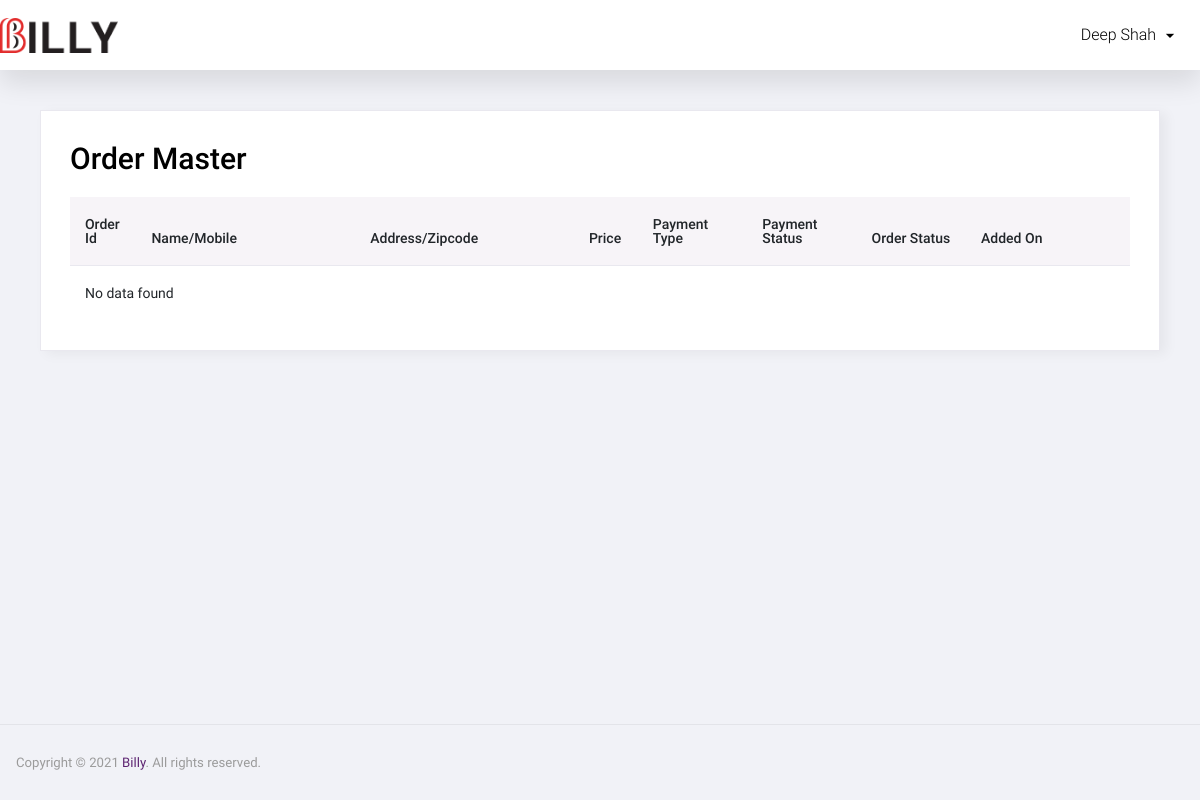
/delivery_boy/index.php (signed in), run on an earlier commit of the app's database.
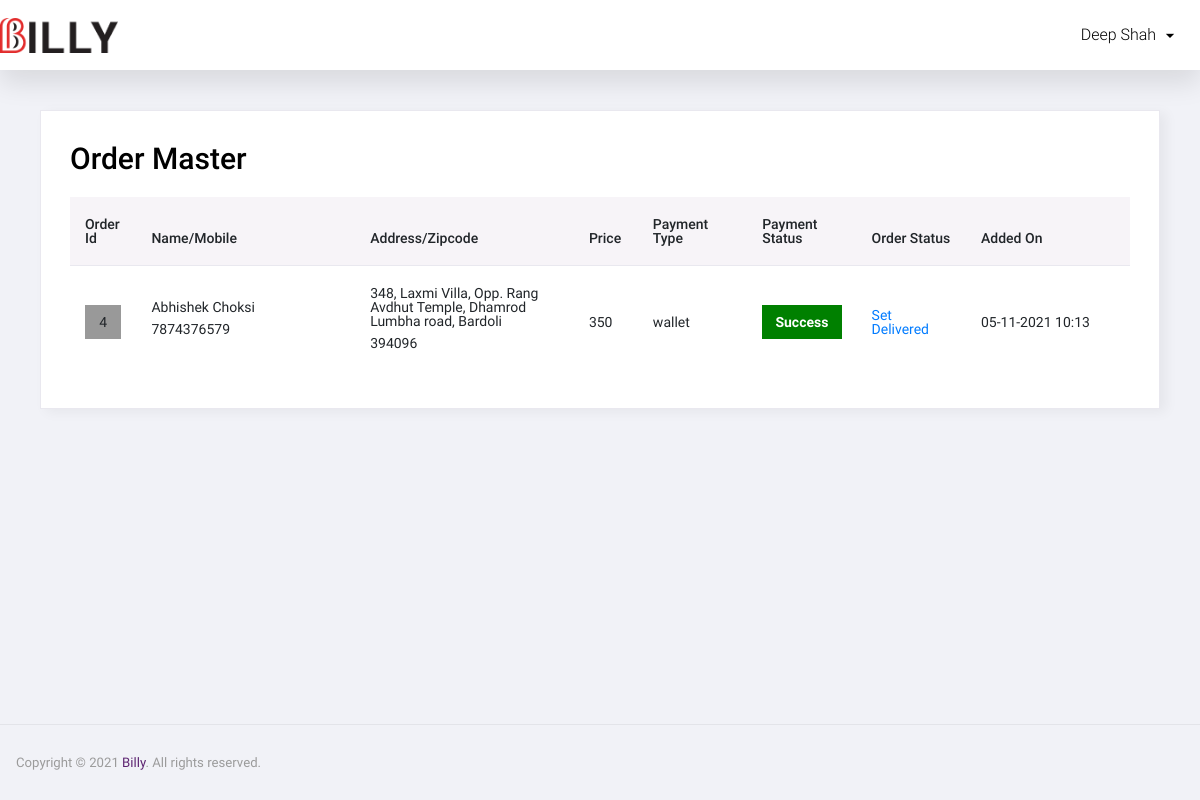
And on a later commit of the database.
### tables this page shows
CREATE TABLE IF NOT EXISTS `order_master` (
  `id` int NOT NULL AUTO_INCREMENT,
  `user_id` int NOT NULL,
  `name` varchar(50) NOT NULL,
  `email` varchar(50) NOT NULL,
  `mobile` varchar(50) NOT NULL,
  `address` text NOT NULL,
  `total_price` float NOT NULL,
  `final_price` float NOT NULL,
  `coupon_code` varchar(20) NOT NULL,
  `zipcode` int NOT NULL,
  `delivery_boy_id` int NOT NULL,
  `payment_status` varchar(20) NOT NULL,
  `payment_type` varchar(10) NOT NULL,
  `payment_id` varchar(100) NOT NULL,
  `order_status` int NOT NULL,
  `cancel_by` enum('user','admin') NOT NULL,
  `cancel_at` datetime NOT NULL,
  `added_on` datetime NOT NULL,
  `delivered_on` datetime NOT NULL,
  `refund_status` int NOT NULL,
  PRIMARY KEY (`id`)
);

### delivery_boy/index.php (the view, shortened to what the changed rows need)
<?php
include('../database.inc.php');
$sql = "select order_master.*,order_status.order_status as order_status_str from order_master,order_status where order_master.order_status=order_status.id and order_master.delivery_boy_id='" . $_SESSION['DELIVERY_BOY_ID'] . "' and order_master.order_status!=4 order by order_master.id desc";
$res = mysqli_query($con, $sql);
?>
<!DOCTYPE html>
<html lang="en">
<head>
   <link rel="stylesheet" href="../admin/assets/css/materialdesignicons.min.css">
   <link rel="stylesheet" href="../admin/assets/css/vendor.bundle.base.css">
   <link rel="stylesheet" href="../admin/assets/css/dataTables.bootstrap4.css">
   <link rel="stylesheet" href="../admin/assets/css/bootstrap-datepicker.min.css">
   <link rel="stylesheet" href="../admin/assets/css/style.css">
<body class="sidebar-light">
   <div class="container-scroller">
      <div class="container-fluid page-body-wrapper">
         <div class="main-panel" style="width:100%;">
            <div class="content-wrapper">
               <div class="card">
                  <div class="card-body">
                     <h1 class="grid_title">Order Master</h1>
                     <div class="row grid_box">
                        <div class="col-12">
                           <div class="table-responsive">
                              <table id="order-listing" class="table">
                                 <thead>
                                    <tr>
                                       <th width="5%">Order Id</th>
                                       <th width="20%">Name/Mobile</th>
                                       <th width="20%">Address/Zipcode</th>
                                       <th width="5%">Price</th>
                                       <th width="10%">Payment Type</th>
                                       <th width="10%">Payment Status</th>
                                       <th width="10%">Order Status</th>
                                       <th width="15%">Added On</th>
                                    </tr>
                                 </thead>
                                 <tbody>
                                    <?php if (mysqli_num_rows($res) > 0) {
                                       while ($row = mysqli_fetch_assoc($res)) {
                                    ?>
                                          <tr>
                                             <td>
                                                <div class="div_order_id">
                                                   <?php echo $row['id'] ?>
                                                </div>
                                             </td>
                                             <td>
                                                <p><?php echo $row['name'] ?></p>
                                                <p><?php echo $row['mobile'] ?></p>
                                             <td>
                                                <p><?php echo $row['address'] ?></p>
                                                <p><?php echo $row['zipcode'] ?></p>
                                             </td>
                                             <td style="font-size:14px;"><?php echo $row['final_price'] ?>
                                             </td>
                                             <td><?php echo $row['payment_type'] ?></td>
                                             <td>
                                                <div class="payment_status payment_status_<?php echo $row['payment_status'] ?>"><?php echo ucfirst($row['payment_status']) ?></div>
                                             </td>
                                             <td><a href="?set_order_id=<?php echo $row['id'] ?>">Set Delivered</a></td>
                                             <td>
                                                <?php
                                                $dateStr = strtotime($row['added_on']);
                                                echo date('d-m-Y h:s', $dateStr);
                                                ?>
                                             </td>
                                          </tr>
                                       <?php
                                       }
                                    } else { ?>
                                       <tr>
                                          <td colspan="6">No data found</td>
                                       </tr>
                                    <?php } ?>
                                 </tbody>
                              </table>
                           </div>
                        </div>
                     </div>
                  </div>
               </div>
            </div>
         </div>
      </div>
   </div>
</body>
</html>

What changed in the data, as far as the page shows it:
now on this page (row edited): order_master: id "4", name "Abhishek Choksi", mobile "7874376579", address "348, Laxmi Villa, Opp. Rang Avdhut Temple, Dhamrod Lumbha road, Bardoli", zipcode "394096", final_price "350", payment_type "wallet", payment_status "Success", added_on "05-11-2021 10:13"
Also different on the page:
text no longer shown: "No data found"
